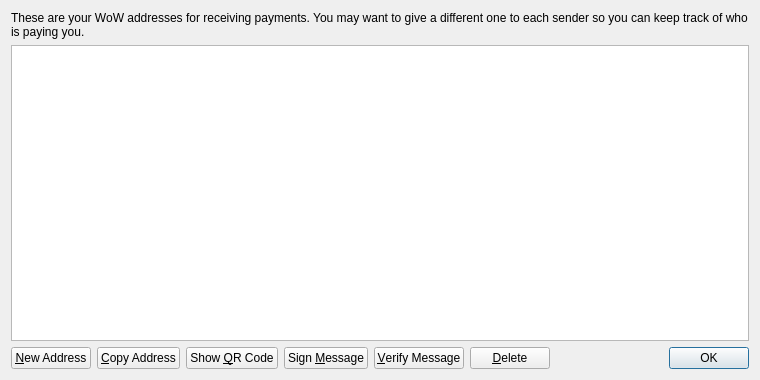
<?xml version="1.0" encoding="UTF-8"?>
<ui version="4.0">
 <class>AddressBookPage</class>
 <widget class="QWidget" name="AddressBookPage">
  <property name="geometry">
   <rect>
    <x>0</x>
    <y>0</y>
    <width>760</width>
    <height>380</height>
   </rect>
  </property>
  <property name="windowTitle">
   <string>Address Book</string>
  </property>
  <layout class="QVBoxLayout" name="verticalLayout">
   <item>
    <widget class="QLabel" name="labelExplanation">
     <property name="text">
      <string>These are your WoW addresses for receiving payments. You may want to give a different one to each sender so you can keep track of who is paying you.</string>
     </property>
     <property name="textFormat">
      <enum>Qt::PlainText</enum>
     </property>
     <property name="wordWrap">
      <bool>true</bool>
     </property>
    </widget>
   </item>
   <item>
    <widget class="QTableView" name="tableView">
     <property name="contextMenuPolicy">
      <enum>Qt::CustomContextMenu</enum>
     </property>
     <property name="toolTip">
      <string>Double-click to edit address or label</string>
     </property>
     <property name="tabKeyNavigation">
      <bool>false</bool>
     </property>
     <property name="alternatingRowColors">
      <bool>true</bool>
     </property>
     <property name="selectionMode">
      <enum>QAbstractItemView::SingleSelection</enum>
     </property>
     <property name="selectionBehavior">
      <enum>QAbstractItemView::SelectRows</enum>
     </property>
     <property name="sortingEnabled">
      <bool>true</bool>
     </property>
     <attribute name="verticalHeaderVisible">
      <bool>false</bool>
     </attribute>
    </widget>
   </item>
   <item>
    <layout class="QHBoxLayout" name="horizontalLayout">
     <item>
      <widget class="QPushButton" name="newAddressButton">
       <property name="toolTip">
        <string>Create a new address</string>
       </property>
       <property name="text">
        <string>&amp;New Address</string>
       </property>
       <property name="icon">
        <iconset resource="../bitcoin.qrc">
         <normaloff>:/icons/add</normaloff>:/icons/add</iconset>
       </property>
      </widget>
     </item>
     <item>
      <widget class="QPushButton" name="copyToClipboard">
       <property name="toolTip">
        <string>Copy the currently selected address to the system clipboard</string>
       </property>
       <property name="text">
        <string>&amp;Copy Address</string>
       </property>
       <property name="icon">
        <iconset resource="../bitcoin.qrc">
         <normaloff>:/icons/editcopy</normaloff>:/icons/editcopy</iconset>
       </property>
      </widget>
     </item>
     <item>
      <widget class="QPushButton" name="showQRCode">
       <property name="text">
        <string>Show &amp;QR Code</string>
       </property>
       <property name="icon">
        <iconset resource="../bitcoin.qrc">
         <normaloff>:/icons/qrcode</normaloff>:/icons/qrcode</iconset>
       </property>
      </widget>
     </item>
     <item>
      <widget class="QPushButton" name="signMessage">
       <property name="toolTip">
        <string>Sign a message to prove you own a WoW address</string>
       </property>
       <property name="text">
        <string>Sign &amp;Message</string>
       </property>
       <property name="icon">
        <iconset resource="../bitcoin.qrc">
         <normaloff>:/icons/edit</normaloff>:/icons/edit</iconset>
       </property>
      </widget>
     </item>
     <item>
      <widget class="QPushButton" name="verifyMessage">
       <property name="toolTip">
        <string>Verify a message to ensure it was signed with a specified WoW address</string>
       </property>
       <property name="text">
        <string>&amp;Verify Message</string>
       </property>
       <property name="icon">
        <iconset resource="../bitcoin.qrc">
         <normaloff>:/icons/transaction_0</normaloff>:/icons/transaction_0</iconset>
       </property>
      </widget>
     </item>
     <item>
      <widget class="QPushButton" name="deleteButton">
       <property name="toolTip">
        <string>Delete the currently selected address from the list</string>
       </property>
       <property name="text">
        <string>&amp;Delete</string>
       </property>
       <property name="icon">
        <iconset resource="../bitcoin.qrc">
         <normaloff>:/icons/remove</normaloff>:/icons/remove</iconset>
       </property>
      </widget>
     </item>
     <item>
      <spacer name="horizontalSpacer">
       <property name="orientation">
        <enum>Qt::Horizontal</enum>
       </property>
       <property name="sizeHint" stdset="0">
        <size>
         <width>40</width>
         <height>20</height>
        </size>
       </property>
      </spacer>
     </item>
     <item>
      <widget class="QDialogButtonBox" name="buttonBox">
       <property name="sizePolicy">
        <sizepolicy hsizetype="Maximum" vsizetype="Fixed">
         <horstretch>0</horstretch>
         <verstretch>0</verstretch>
        </sizepolicy>
       </property>
       <property name="standardButtons">
        <set>QDialogButtonBox::Ok</set>
       </property>
      </widget>
     </item>
    </layout>
   </item>
  </layout>
 </widget>
 <resources>
  <include location="../bitcoin.qrc"/>
 </resources>
 <connections/>
</ui>
